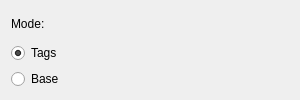
<?xml version="1.0" encoding="UTF-8"?>
<ui version="4.0">
 <class>SETaggingEditorGUIClass</class>
 <widget class="QWidget" name="SETaggingEditorGUIClass">
  <property name="geometry">
   <rect>
    <x>0</x>
    <y>0</y>
    <width>300</width>
    <height>100</height>
   </rect>
  </property>
  <property name="minimumSize">
   <size>
    <width>300</width>
    <height>100</height>
   </size>
  </property>
  <property name="windowTitle">
   <string/>
  </property>
  <layout class="QVBoxLayout" name="verticalLayout">
   <item>
    <layout class="QGridLayout" name="gridLayout">
     <item row="1" column="0">
      <widget class="QRadioButton" name="rdoTags">
       <property name="text">
        <string>Tags</string>
       </property>
       <property name="checked">
        <bool>true</bool>
       </property>
      </widget>
     </item>
     <item row="0" column="0">
      <widget class="QLabel" name="label">
       <property name="text">
        <string>Mode:</string>
       </property>
      </widget>
     </item>
     <item row="2" column="0">
      <widget class="QRadioButton" name="rdoBase">
       <property name="text">
        <string>Base</string>
       </property>
      </widget>
     </item>
    </layout>
   </item>
  </layout>
 </widget>
 <resources/>
 <connections>
  <connection>
   <sender>rdoTags</sender>
   <signal>toggled(bool)</signal>
   <receiver>SETaggingEditorGUIClass</receiver>
   <slot>onModeChanged(bool)</slot>
   <hints>
    <hint type="sourcelabel">
     <x>149</x>
     <y>50</y>
    </hint>
    <hint type="destinationlabel">
     <x>149</x>
     <y>49</y>
    </hint>
   </hints>
  </connection>
 </connections>
 <slots>
  <slot>onModeChanged(bool)</slot>
 </slots>
</ui>
